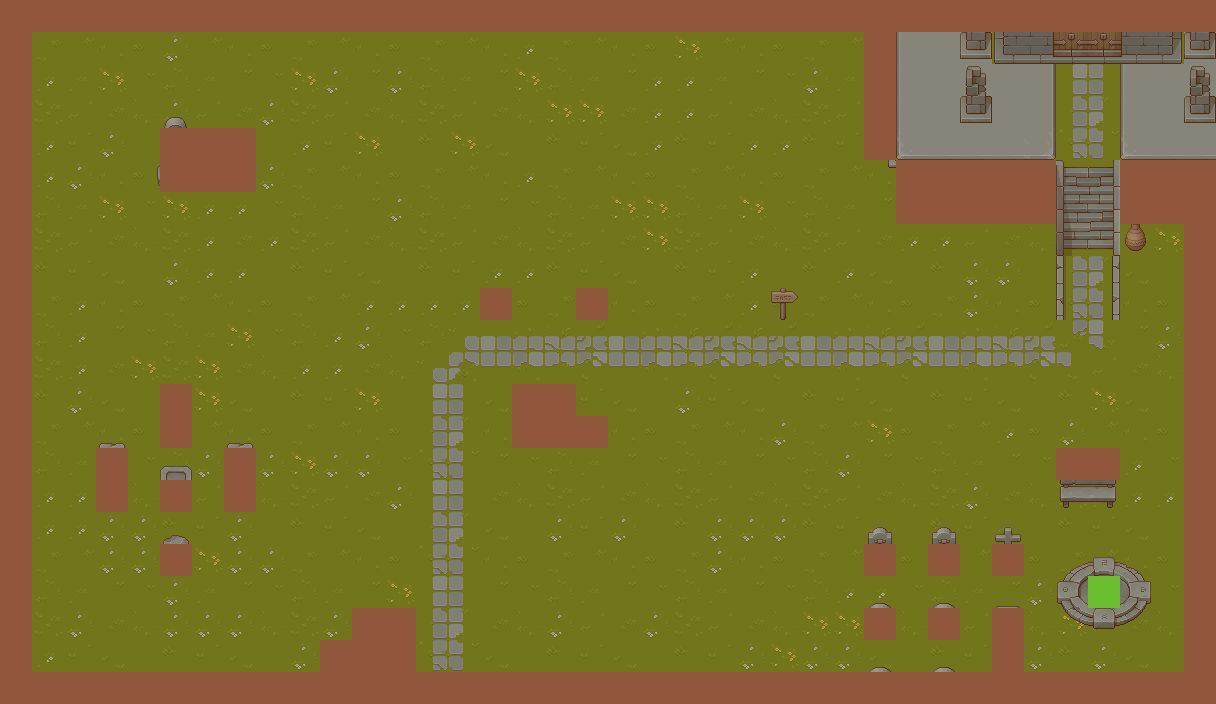

Below is a game level as drawn by its tile map, then a one-line description and the .tmx that defines it (tile-layer data replaced by summaries):
An orthogonal 38x22 tile map with 32x32 px tiles, 5 tile layers (map, props1, props2, Collisions, ...), 6 tilesets.

<map version="1.9" tiledversion="1.9.2" orientation="orthogonal" renderorder="right-down" width="38" height="22" tilewidth="32" tileheight="32" infinite="0" nextlayerid="8" nextobjectid="5">
 <tileset firstgid="1" name="TX Tileset Grass" tilewidth="32" tileheight="32" tilecount="64" columns="8">
  <image source="BasicTopDown/TX Tileset Grass.png" width="256" height="256" />
 </tileset>
 <tileset firstgid="65" name="TX Props" tilewidth="32" tileheight="32" tilecount="256" columns="16">
  <image source="BasicTopDown/TX Props.png" width="512" height="512" />
 </tileset>
 <tileset firstgid="321" name="TX Tileset Stone Ground" tilewidth="32" tileheight="32" tilecount="64" columns="8">
  <image source="BasicTopDown/TX Tileset Stone Ground.png" width="256" height="256" />
 </tileset>
 <tileset firstgid="385" name="TX Tileset Wall" tilewidth="32" tileheight="32" tilecount="256" columns="16">
  <image source="BasicTopDown/TX Tileset Wall.png" width="512" height="512" />
 </tileset>
 <tileset firstgid="641" name="TX Struct" tilewidth="32" tileheight="32" tilecount="256" columns="16">
  <image source="BasicTopDown/TX Struct.png" width="512" height="512" />
 </tileset>
 <tileset firstgid="897" name="Temp_tiles" tilewidth="32" tileheight="32" tilecount="6" columns="3">
  <image source="../Textures/SceneGame/Temp_tiles.png" width="96" height="64" />
 </tileset>
 <layer id="1" name="map" width="38" height="22">
  <properties>
   <property name="Draw" type="bool" value="true" />
   <property name="Navigation" type="bool" value="false" />
  </properties>
  <data>[836 cells, 836 non-empty, 38 distinct tile ids]</data>
 </layer>
 <layer id="2" name="props1" width="38" height="22">
  <properties>
   <property name="Draw" type="bool" value="true" />
   <property name="Navigation" type="bool" value="false" />
  </properties>
  <data>[836 cells, 144 non-empty, 75 distinct tile ids]</data>
 </layer>
 <layer id="3" name="props2" width="38" height="22">
  <properties>
   <property name="Draw" type="bool" value="true" />
   <property name="Navigation" type="bool" value="false" />
  </properties>
  <data>[836 cells, 56 non-empty, 38 distinct tile ids]</data>
 </layer>
 <layer id="5" name="Collisions" width="38" height="22">
  <properties>
   <property name="Draw" type="bool" value="false" />
   <property name="Navigation" type="bool" value="false" />
  </properties>
  <data>[836 cells, 165 non-empty, 1 distinct tile ids]</data>
 </layer>
 <layer id="6" name="Teleport" width="38" height="22">
  <properties>
   <property name="Draw" type="bool" value="false" />
   <property name="Navigation" type="bool" value="false" />
  </properties>
  <data>[836 cells, 1 non-empty, 1 distinct tile ids]</data>
 </layer>
</map>
